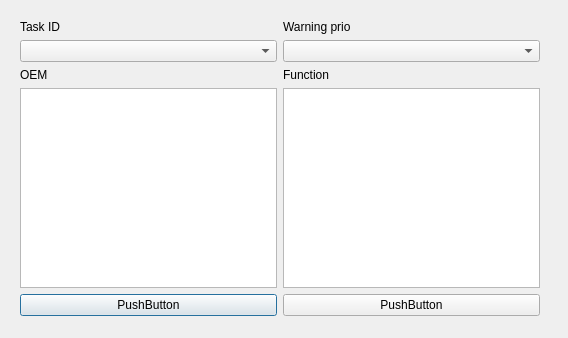
<?xml version="1.0" encoding="UTF-8"?>
<ui version="4.0">
 <class>Dialog</class>
 <widget class="QDialog" name="Dialog">
  <property name="geometry">
   <rect>
    <x>0</x>
    <y>0</y>
    <width>568</width>
    <height>338</height>
   </rect>
  </property>
  <property name="windowTitle">
   <string>Filter dialog</string>
  </property>
  <widget class="QWidget" name="">
   <property name="geometry">
    <rect>
     <x>20</x>
     <y>20</y>
     <width>520</width>
     <height>296</height>
    </rect>
   </property>
   <layout class="QGridLayout" name="gridLayout">
    <item row="0" column="0">
     <widget class="QLabel" name="label">
      <property name="text">
       <string>Task ID</string>
      </property>
     </widget>
    </item>
    <item row="1" column="0">
     <widget class="QComboBox" name="comboBox"/>
    </item>
    <item row="1" column="1">
     <widget class="QComboBox" name="comboBox_2"/>
    </item>
    <item row="2" column="0">
     <widget class="QLabel" name="label_4">
      <property name="text">
       <string>OEM</string>
      </property>
     </widget>
    </item>
    <item row="2" column="1">
     <widget class="QLabel" name="label_3">
      <property name="text">
       <string>Function</string>
      </property>
     </widget>
    </item>
    <item row="3" column="0">
     <widget class="QTextEdit" name="textEdit"/>
    </item>
    <item row="3" column="1">
     <widget class="QTextEdit" name="textEdit_2"/>
    </item>
    <item row="4" column="0">
     <widget class="QPushButton" name="pushButton">
      <property name="text">
       <string>PushButton</string>
      </property>
     </widget>
    </item>
    <item row="4" column="1">
     <widget class="QPushButton" name="pushButton_2">
      <property name="text">
       <string>PushButton</string>
      </property>
     </widget>
    </item>
    <item row="0" column="1">
     <widget class="QLabel" name="label_2">
      <property name="text">
       <string>Warning prio</string>
      </property>
     </widget>
    </item>
   </layout>
  </widget>
 </widget>
 <resources/>
 <connections/>
</ui>
